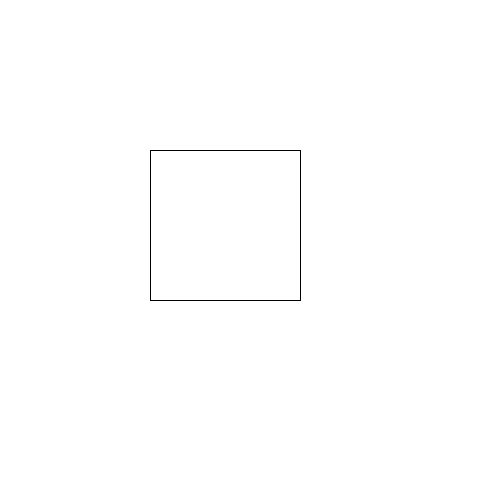
Frame 1 (no input)
Frame 60 (the mouse pressed at the canvas centre just before this capture): identical to frame 1, image omitted
Frame 120 (the mouse held since frame 60 and released just before this capture): identical to frame 1, image omitted

The Processing sketch that drew this single still picture (run headless with seeded random() and noise(); from frame 60 on, the mouse is pressed at the canvas centre):

// Processing sketch: H9Opd4
// ── H9Opd4.pde


void setup(){
  size(500,500);
}

void draw(){
  background(255,255,255);
  //rect(150,150,150,150);
  stroke(0,0,0);
  vierkant(150,150,150,150);
  
}

void vierkant(int x,int y,int w,int h){
  //bovenlijn
  line(x,y,x+w,y);
  //onder lijn
  line(x,y+h,x+w,y+h);
  //linker lijn
  line(x,y,x,y+h);
  //rechterlijn
  line(x+y,y,x+w,y+h);
}
